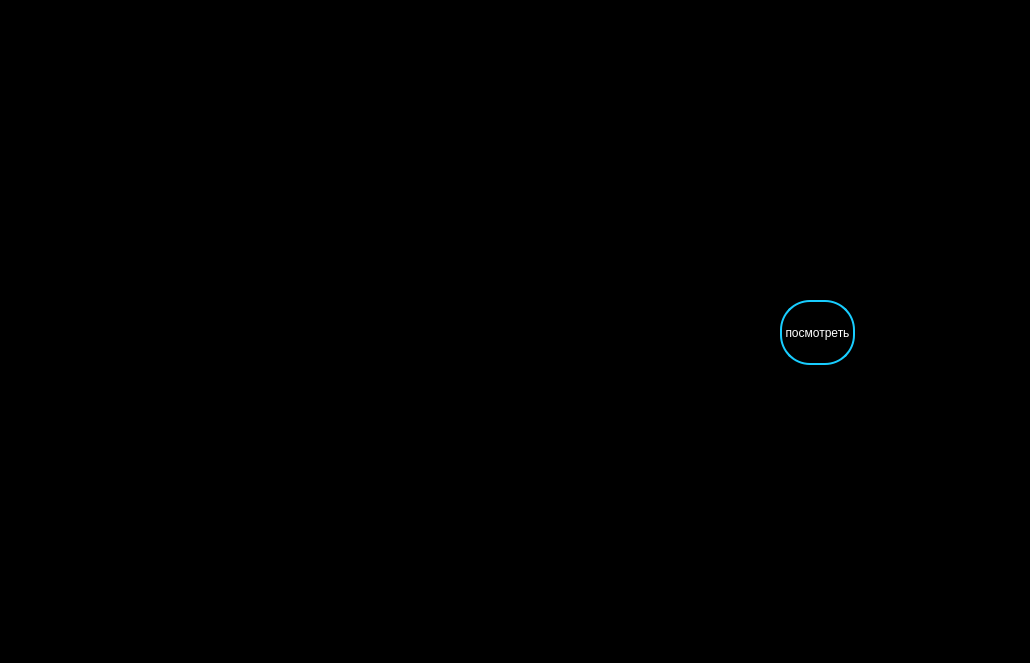
<?xml version="1.0" encoding="UTF-8"?>
<ui version="4.0">
 <class>MainWindow</class>
 <widget class="QMainWindow" name="MainWindow">
  <property name="geometry">
   <rect>
    <x>0</x>
    <y>0</y>
    <width>1030</width>
    <height>663</height>
   </rect>
  </property>
  <property name="windowTitle">
   <string>MainWindow</string>
  </property>
  <property name="styleSheet">
   <string notr="true">background-color: rgb(0, 0, 0);
color: rgb(255, 255, 255);
font: 600 11pt &quot;Segoe UI Variable Display Semib&quot;;</string>
  </property>
  <widget class="QWidget" name="centralwidget">
   <widget class="QLabel" name="background_label">
    <property name="geometry">
     <rect>
      <x>30</x>
      <y>60</y>
      <width>900</width>
      <height>506</height>
     </rect>
    </property>
    <property name="text">
     <string/>
    </property>
    <property name="pixmap">
     <pixmap>../../Build2/img/login.jpg</pixmap>
    </property>
   </widget>
   <widget class="QPushButton" name="signIn_Button">
    <property name="geometry">
     <rect>
      <x>252</x>
      <y>378</y>
      <width>201</width>
      <height>51</height>
     </rect>
    </property>
    <property name="styleSheet">
     <string notr="true">background-color: transparent;
color: transparent;
border: 2px solid transparent</string>
    </property>
    <property name="text">
     <string/>
    </property>
   </widget>
   <widget class="QPushButton" name="create_Button">
    <property name="geometry">
     <rect>
      <x>532</x>
      <y>388</y>
      <width>201</width>
      <height>41</height>
     </rect>
    </property>
    <property name="styleSheet">
     <string notr="true">background-color: transparent;
color: transparent;
border: 2px solid transparent</string>
    </property>
    <property name="text">
     <string>PushButton</string>
    </property>
   </widget>
   <widget class="QLineEdit" name="name_lineEdit">
    <property name="geometry">
     <rect>
      <x>340</x>
      <y>230</y>
      <width>431</width>
      <height>51</height>
     </rect>
    </property>
    <property name="styleSheet">
     <string notr="true">border-radius:25px solid transparent;
background-color: transparent;

font: 600 11pt &quot;Segoe UI Variable Display Semib&quot;;</string>
    </property>
    <property name="text">
     <string/>
    </property>
   </widget>
   <widget class="QLineEdit" name="pswd_lineEdit">
    <property name="geometry">
     <rect>
      <x>330</x>
      <y>310</y>
      <width>441</width>
      <height>51</height>
     </rect>
    </property>
    <property name="styleSheet">
     <string notr="true">border-radius:25px solid transparent;
background-color: transparent;

font: 600 11pt &quot;Segoe UI Variable Display Semib&quot;;</string>
    </property>
    <property name="text">
     <string/>
    </property>
    <property name="echoMode">
     <enum>QLineEdit::Password</enum>
    </property>
   </widget>
   <widget class="QLabel" name="error_label">
    <property name="geometry">
     <rect>
      <x>40</x>
      <y>30</y>
      <width>961</width>
      <height>61</height>
     </rect>
    </property>
    <property name="styleSheet">
     <string notr="true">font: 600 14pt &quot;Myanmar Text&quot;;
color: rgb(170, 0, 0);</string>
    </property>
    <property name="text">
     <string/>
    </property>
   </widget>
   <widget class="QPushButton" name="lookpsw_Button">
    <property name="geometry">
     <rect>
      <x>780</x>
      <y>300</y>
      <width>75</width>
      <height>65</height>
     </rect>
    </property>
    <property name="minimumSize">
     <size>
      <width>75</width>
      <height>65</height>
     </size>
    </property>
    <property name="styleSheet">
     <string notr="true">border:2px solid  rgb(24, 205, 255);
border-radius: 30px;
background-color: transfert;
font: 600 8pt &quot;Segoe UI Variable Display Semib&quot;;</string>
    </property>
    <property name="text">
     <string>посмотреть</string>
    </property>
   </widget>
  </widget>
 </widget>
 <resources/>
 <connections/>
</ui>
